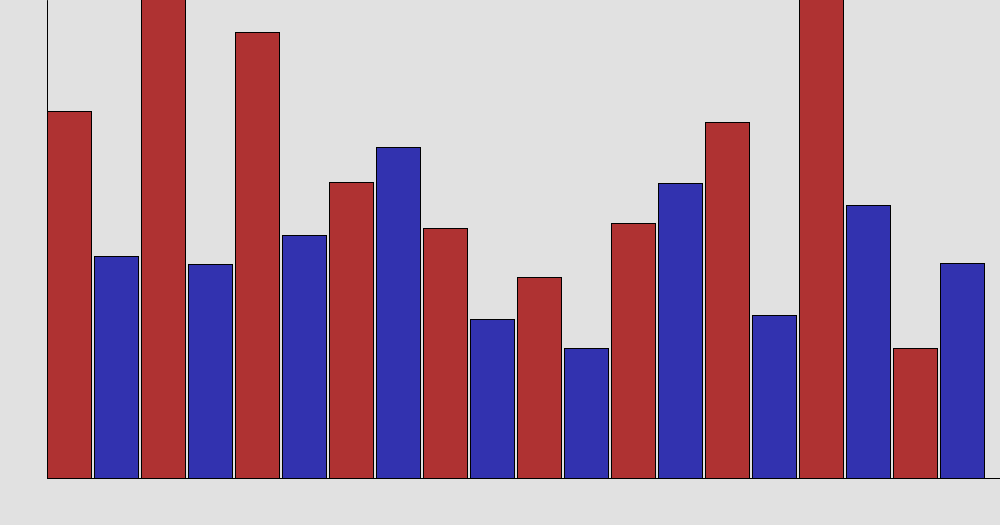
Frame 1 (no input)
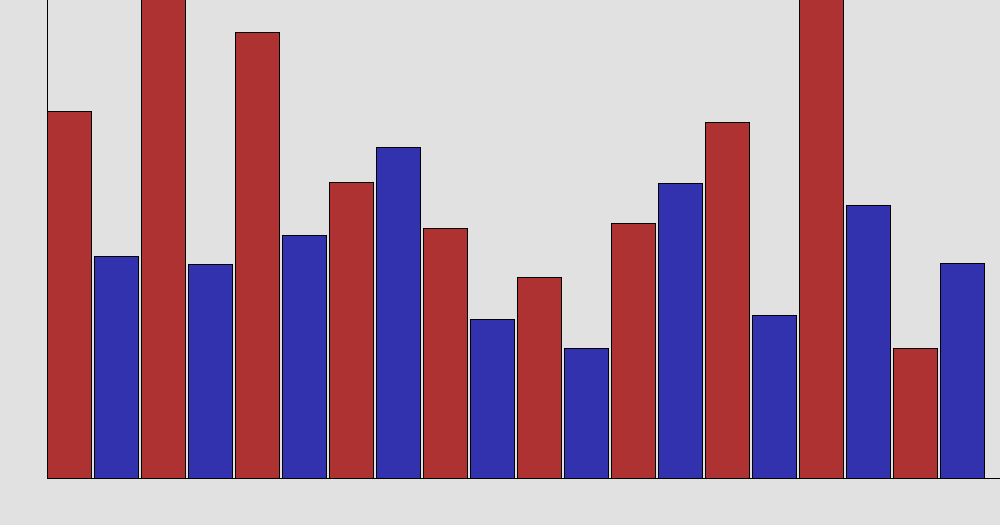
Frame 60 (the mouse pressed at the canvas centre just before this capture)
Frame 120 (the mouse held since frame 60 and released just before this capture): identical to frame 60, image omitted

The Processing sketch that drew these frames (run headless with seeded random() and noise(); from frame 60 on, the mouse is pressed at the canvas centre):

// Processing sketch: question_1
// ── question_1.pde
/*
Imagine you want to visualize your total monthly sales as a merchant using a bar graph.
Write a program that stores monthly total sales for at least 20 months in an array
(you may generate random data points). Draw each data point with a vertical bar, going
up from a horizontal axis (the bars should be evenly spaced horizontally).
*/

///////////////////////
// Global Variables
///////////////////////

final color evenBar = color(175, 50, 50);
final color oddBar = color(50, 50, 175);

float barWidth;
float barDrawWidth;

color barColour;


int[] monthlySales = new int[20];



///////////////////////
// Setup
///////////////////////

void setup() {
    size(1000, 525);
    background(225);

    barWidth = width / 21;
    barDrawWidth = barWidth*0.95;


    int arrayIndex = 0;
    while (arrayIndex < monthlySales.length) {
        monthlySales[arrayIndex] = int(random(250,1000));
        arrayIndex++;
    }
}

///////////////////////
// Draw
///////////////////////


void draw() {
// very basic bar graph. no legend or values added. Purpose of assignment is to use arrays.

    drawGraph();
    drawBars();
}

void drawGraph() {
    fill(0);
    line(barWidth, 0, barWidth, height - barWidth);
    line(barWidth, height - barWidth, width, height - barWidth);
}

void drawBars() {
    int drawIndex = 0;
    while (drawIndex < monthlySales.length) {
        barColour = (drawIndex % 2 == 0) ?  evenBar : oddBar;
        fill(barColour);
        rectMode(CORNERS);

        rect(barWidth + (barWidth*drawIndex),
        height - barWidth - monthlySales[drawIndex]/2,
        barDrawWidth + barWidth + (barWidth*drawIndex),
        height - barWidth);

        drawIndex++;
    }
}
